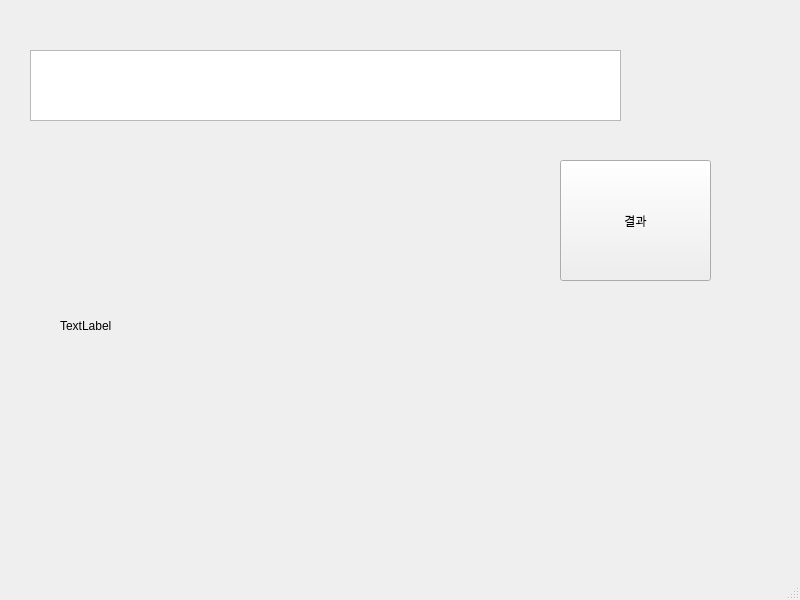
<?xml version="1.0" encoding="UTF-8"?>
<ui version="4.0">
 <class>MainWindow</class>
 <widget class="QMainWindow" name="MainWindow">
  <property name="geometry">
   <rect>
    <x>0</x>
    <y>0</y>
    <width>800</width>
    <height>600</height>
   </rect>
  </property>
  <property name="windowTitle">
   <string>MainWindow</string>
  </property>
  <widget class="QWidget" name="centralwidget">
   <widget class="QTextEdit" name="textedit">
    <property name="geometry">
     <rect>
      <x>30</x>
      <y>50</y>
      <width>591</width>
      <height>71</height>
     </rect>
    </property>
   </widget>
   <widget class="QLabel" name="label">
    <property name="geometry">
     <rect>
      <x>60</x>
      <y>290</y>
      <width>511</width>
      <height>71</height>
     </rect>
    </property>
    <property name="text">
     <string>TextLabel</string>
    </property>
   </widget>
   <widget class="QPushButton" name="pushButton">
    <property name="geometry">
     <rect>
      <x>560</x>
      <y>160</y>
      <width>151</width>
      <height>121</height>
     </rect>
    </property>
    <property name="text">
     <string>결과</string>
    </property>
   </widget>
  </widget>
  <widget class="QMenuBar" name="menubar">
   <property name="geometry">
    <rect>
     <x>0</x>
     <y>0</y>
     <width>800</width>
     <height>21</height>
    </rect>
   </property>
  </widget>
  <widget class="QStatusBar" name="statusbar"/>
 </widget>
 <resources/>
 <connections/>
</ui>
